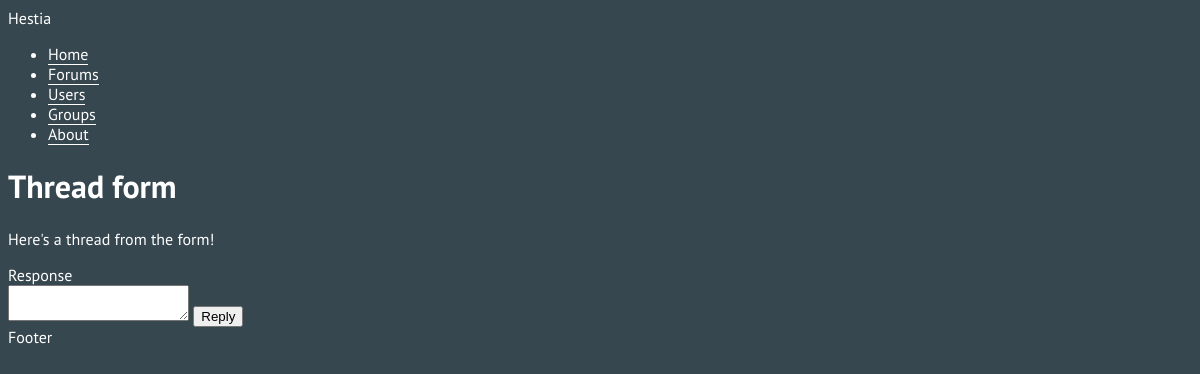
Page /forums/4/ on the earlier database version.
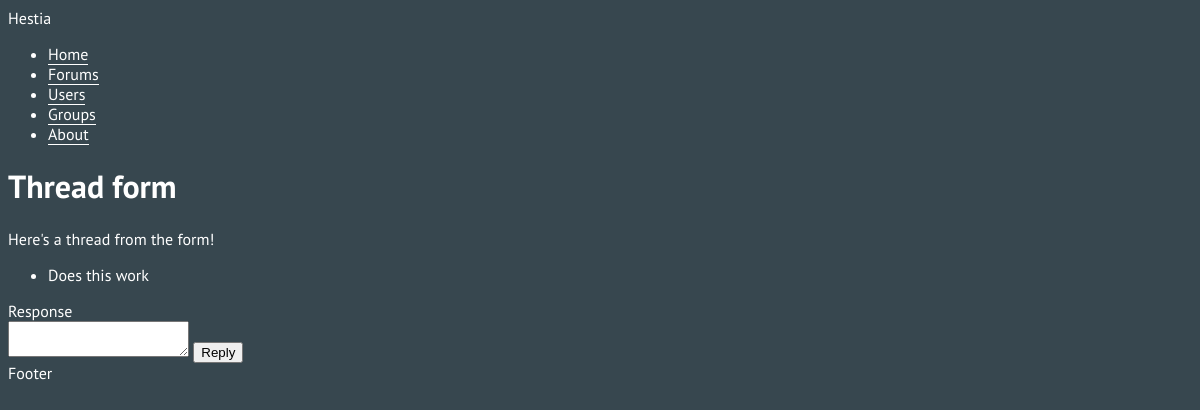
Same page on the later database version.
### forums/models.py (models this page shows, shortened)
class Thread(models.Model):
    thread_title = models.CharField(max_length=200)
    thread_content = models.CharField(max_length=200)
    thread_date = models.DateTimeField('date posted')
    def was_posted_recently(self):
    	now = timezone.now()
    	return now - datetime.timedelta(days=1) <= self.thread_date <= now
    was_posted_recently.thread_date  = True
    was_posted_recently.boolean = True
    was_posted_recently.short_description = 'Published recently?'

class Response(models.Model):
    default_user = User.objects.get(pk=1)
    thread = models.ForeignKey(Thread, on_delete=models.CASCADE)
    author = models.ForeignKey(settings.AUTH_USER_MODEL)
    response_content = models.CharField(max_length=200)
    response_date = models.DateTimeField('date posted')

### forums/views.py (the view)
# urls.py: url(r'^(?P<pk>[0-9]+)/$', views.ViewView.as_view(), name='detail'),
class ViewView(generic.DetailView):
    model = Thread
    template_name = 'forums/view.html'

### forums/templates/forums/view.html (shortened to what this page needs)
{% extends "base.html" %}
{% block content %}
<h1>{% block title %}{{ thread.thread_title }}{% endblock %}</h1>
<p>{{ thread.thread_content }}</p>
<ul>
{% for response in thread.response_set.all %}
    <li>{{ response.response_content }}</li>
{% endfor %}
</ul>
<form action="/forums/{{ thread.id }}/respond/" method="post">
<label for="response_content">Response</label><br>
<textarea name="response_content"></textarea>
<input type="submit" value="Reply" />
</form>
{% endblock %}

### templates/base.html (shortened to what this page needs)
{% load static %}
<!DOCTYPE html>
<html>
<head>
	<link rel="stylesheet" type="text/css" href="{% static 'forums/style.css' %}" />
</head>
<body>
<header>Hestia</header>
<nav>
	<ul>
		<li><a href="/home">Home</a></li>
		<li><a href="/forums">Forums</a></li>
		<li><a href="/users">Users</a></li>
		<li><a href="/groups">Groups</a></li>
		<li><a href="/about">About</a></li>
	</ul>
</nav>
{% block content %}{% endblock %}
<footer>Footer</footer>
</body>
</html>

### forums/static/forums/style.css (style rules this page uses)
body { background: #37474F; color: #FFF; font-family: 'PT Sans', sans-serif; }
a { color: #FFF; text-decoration: none; border-bottom: 1px solid #FFF; }

Differences in the rows shown:
added Response: response_content "Does this work"
